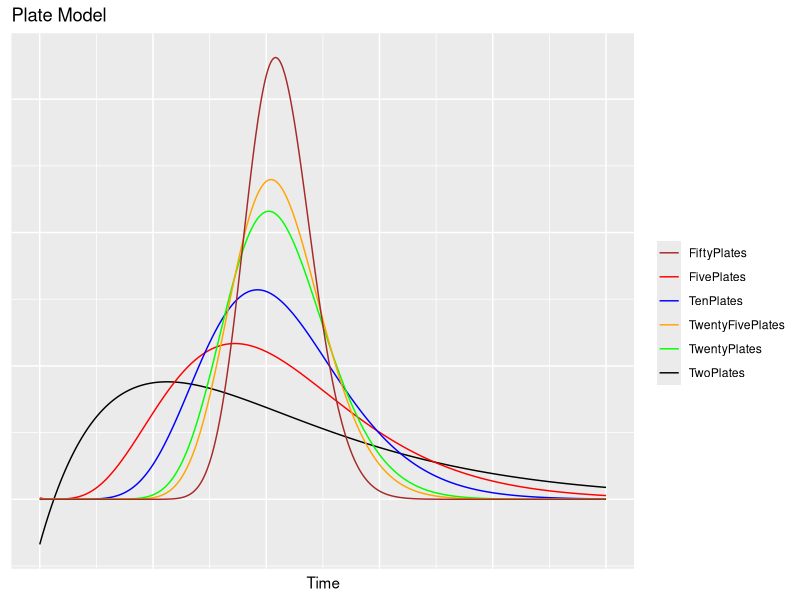
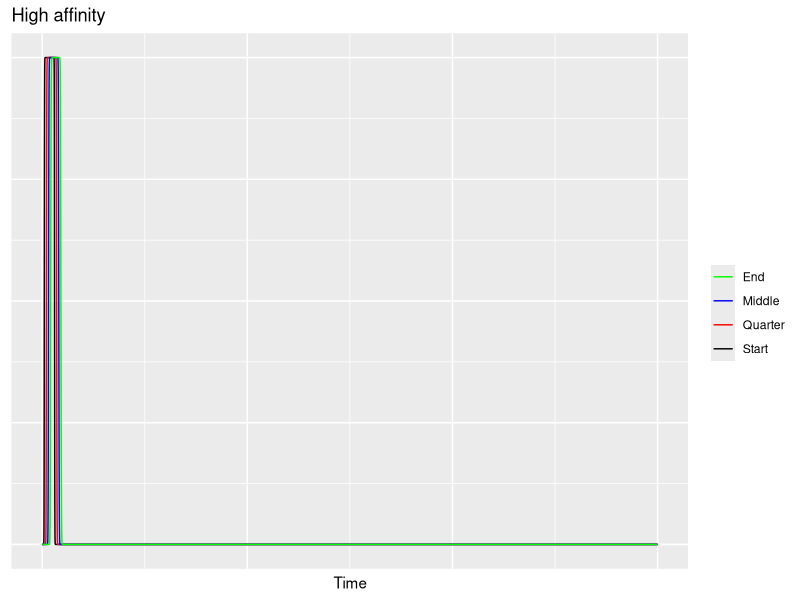

Generate these figures, in order, with R:
#MIT License
#Copyright (c) 2020 Octavio Gonzalez-Lugo 

#Permission is hereby granted, free of charge, to any person obtaining a copy
#of this software and associated documentation files (the "Software"), to deal
#in the Software without restriction, including without limitation the rights
#to use, copy, modify, merge, publish, distribute, sublicense, and/or sell
#copies of the Software, and to permit persons to whom the Software is
#furnished to do so, subject to the following conditions:
#The above copyright notice and this permission notice shall be included in all
#copies or substantial portions of the Software.
#THE SOFTWARE IS PROVIDED "AS IS", WITHOUT WARRANTY OF ANY KIND, EXPRESS OR
#IMPLIED, INCLUDING BUT NOT LIMITED TO THE WARRANTIES OF MERCHANTABILITY,
#FITNESS FOR A PARTICULAR PURPOSE AND NONINFRINGEMENT. IN NO EVENT SHALL THE
#AUTHORS OR COPYRIGHT HOLDERS BE LIABLE FOR ANY CLAIM, DAMAGES OR OTHER
#LIABILITY, WHETHER IN AN ACTION OF CONTRACT, TORT OR OTHERWISE, ARISING FROM,
#OUT OF OR IN CONNECTION WITH THE SOFTWARE OR THE USE OR OTHER DEALINGS IN THE
#SOFTWARE.
#@author: Octavio Gonzalez-Lugo

###############################################################################
# Loading packages 
###############################################################################

library(ggplot2)
library(tidygraph)
library(ggraph)
library(pracma)

###############################################################################
# Utility Functions
###############################################################################

MinMaxNormalization<-function(ColumnData){
  #Performs min-max normalization to the data. 
  MinVal=min(ColumnData)
  MaxVal=max(ColumnData)
  DataRange=MaxVal-MinVal
  nData=length(ColumnData)
  container=rep(0,nData)
  
  for( k in 1:nData){
    container[k]=(ColumnData[k]-MinVal)/DataRange
  }
  container
}

###############################################################################
# Plotting functions
###############################################################################

MakePlateModelPlot<-function(inputData,ColumNames,PlotTitle){
  #Returns a ggplot
  #inputData  -> model data
  #ColumNames -> Names for the columns in the data
  #PlotTitle  -> Title for the plot
  ModelData<-data.frame(inputData)
  colnames(ModelData)<-ColumnNames
  
  modelPlot<-ggplot(data=ModelData,aes(x=Time,y=TwoPlates,color="TwoPlates"))+geom_line()+
    geom_line(aes(y=FivePlates,color="FivePlates"))+
    geom_line(aes(y=TenPlates,color="TenPlates"))+
    geom_line(aes(y=TwentyPlates,color="TwentyPlates"))+
    geom_line(aes(y=TwentyFivePlates,color="TwentyFivePlates"))+
    geom_line(aes(y=FiftyPlates,color="FiftyPlates"))+
    scale_color_manual(values=c("TwoPlates"="black","FivePlates"="red","TenPlates"="blue","TwentyPlates"="green","TwentyFivePlates"="orange","FiftyPlates"="brown"))+
    labs(title=PlotTitle,color=" ")+
    theme(axis.title.y = element_blank(),axis.text.y = element_blank(),axis.ticks.y = element_blank(),axis.text.x = element_blank(),axis.ticks.x = element_blank())
  show(modelPlot)
}

MakeEDMModelPlot<-function(inputData,ColumNames,PlotTitle){
  #Returns a ggplot
  #inputData  -> model data
  #ColumNames -> Names for the columns in the data
  #PlotTitle  -> Title for the plot
  ModelData<-data.frame(inputData)
  colnames(ModelData)<-ColumnNames
  
  modelPlot<-ggplot(data=ModelData,aes(x=Time,y=Start,color="Start"))+geom_line()+
    geom_line(aes(y=Quarter,color="Quarter"))+
    geom_line(aes(y=Middle,color="Middle"))+
    geom_line(aes(y=End,color="End"))+
    scale_color_manual(values=c("Start"="black","Quarter"="red","Middle"="blue","End"="green"))+
    labs(title=PlotTitle,color=" ")+
    theme(axis.title.y = element_blank(),axis.text.y = element_blank(),axis.ticks.y = element_blank(),axis.text.x = element_blank(),axis.ticks.x = element_blank())
  show(modelPlot)
}

###############################################################################
# Plate model
###############################################################################

PlateFilter<-function(n,t,tau,tr){
  # Analytical solution of the stirred tank in series model, taken from 
  #Plate models in chromatography: Analysis and implications for scale up
  # A. Velayudhan and M.R Ladisch
  #Advances in biochemical engineering 1993 
  #n   -> number of theoretical plates
  #t   -> time
  #tau -> retention time 
  #tr  -> injection time 
  container<-rep(0,length(t))
  for (k in 1:length(t)){
    container[k]<-gammainc(n*t[k]/tr,n)[3]-gammainc(n*((t[k]-tau)/tr),n)[3]
  }
  container
}

GetPlateModelData<-function(ns,endTime,Tau,tr){
  #n   -> number of theoretical plates
  #t   -> time
  #tau -> retention time 
  #tr  -> injection time 
  
  time<-seq(0,endTime,by=0.01)
  filterPlateData<-matrix(nrow=length(time),ncol=length(ns)+1)
  filterPlateData[,1]<-time
  
  for (k in 1:length(ns)){
    normData<-PlateFilter(ns[k],time,Tau,tr)
    #normData<-MinMaxNormalization(normData)
    filterPlateData[,k+1]<-normData
  }
  filterPlateData
}

PlateNumbers<-c(2,5,10,20,25,50)
ColumnNames<-c("Time","TwoPlates","FivePlates","TenPlates","TwentyPlates","TwentyFivePlates","FiftyPlates")
PlateData<-GetPlateModelData(PlateNumbers,25,1.2,10)
MakePlateModelPlot(PlateData,ColumnNames,"Plate Model")

###############################################################################
# EDM model   
###############################################################################

EDM<-function(t,x,L,Flow,ep,Dapp,K,Area){
  #Analysis and Numerical Investigation of Dynamic Models for Liquid Chromatography
  # MS Math. Shumaila Javeed
  #t   -> time
  #L   -> length of the filter
  #Flow  -> volumetric flow trough the filter 
  #ep  -> filter porosity
  #Dapp -> Apparent difussion 
  #K    -> equilibrium constant
  #Area -> cross section area of the filter 
  
  Fr<-(1-ep)/ep
  u=Flow/(ep*Area)
  Pec<-L*u/Dapp
  a1<-sqrt(Pec/2)
  a2<-sqrt((L/u)*t*(1+K*Fr))
  a3<-(L/u)*(1+K*Fr)
  A1<-erfc(a1*(a3*x-t)/a2)
  A2<-exp(x*Pec)*erfc(a1*((a3*x+t)/a2))
  
  A3<-1/2*(A1+A2)
  A3
}

edmparts<-function(t,x,L,Flow,ep,Dapp,K,Area,tinj,cinit,cinj){
  #Wrapper function to simulate the filter loading
  #parameters same as EDM
  #tinj -> time of feeding the filter
  #cint -> time of feeding the filter
  #cinj -> time of feeding the filter
  out<-0
  if(t<tinj){
    out<-cinit+(cinj-cinit)*EDM(t,x,L,Flow,ep,Dapp,K,Area)
  }
  else
    out<-cinit+(cinj-cinit)*EDM(t,x,L,Flow,ep,Dapp,K,Area)-cinj*EDM(t-tinj,x,L,Flow,ep,Dapp,K,Area)
}

EDM1<-function(t,x,L,Flow,ep,Dapp,K,Area,tinj,cinit,cinj){
  #Wrapper function to vectorize edmparts 
  #parameters same as edmparts
  container<-rep(0,length(t))
  for (k in 1:length(t)){
    container[k]<-edmparts(t[k],x,L,Flow,ep,Dapp,K,Area,tinj,cinit,cinj)
  }
  container
}

GetEDMModelData<-function(endTime,L,Flow,ep,Dapp,K,Area,tinj,cinit,cinj){
  #Creates a data matrix from the EDM model 
  #parameters same as EDM1
  #returns a data matrix at different locations 
  
  time<-seq(0,endTime,by=0.01)
  zs<-seq(0.25,1,by=0.25)
  
  filterPlateData<-matrix(nrow=length(time),ncol=length(zs)+1)
  filterPlateData[,1]<-time
  
  for (k in 1:length(zs)){
    Data<-EDM1(time,zs[k],L,Flow,ep,Dapp,K,Area,tinj,cinit,cinj)
    filterPlateData[,k+1]<-Data
  }
  filterPlateData
}

modelEDMData<-GetEDMModelData(300,1,0.01,0.41,0.0005,0.005,0.1,5,0,1)
ColumnNames<-c("Time","Start","Quarter","Middle","End")

MakeEDMModelPlot(modelEDMData,ColumnNames,"High affinity")
